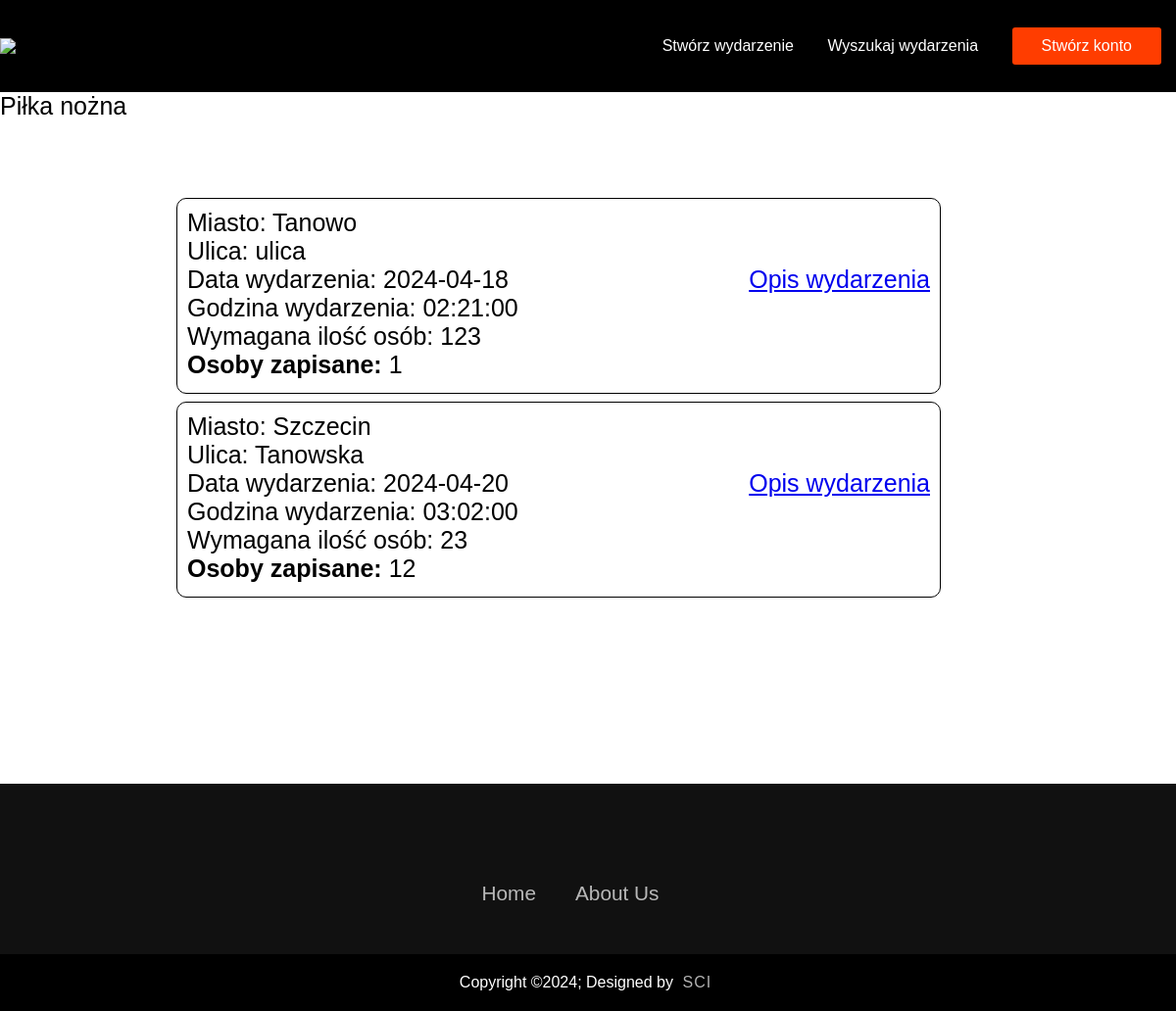
Page /wyszukiwanie.php on the earlier database version.
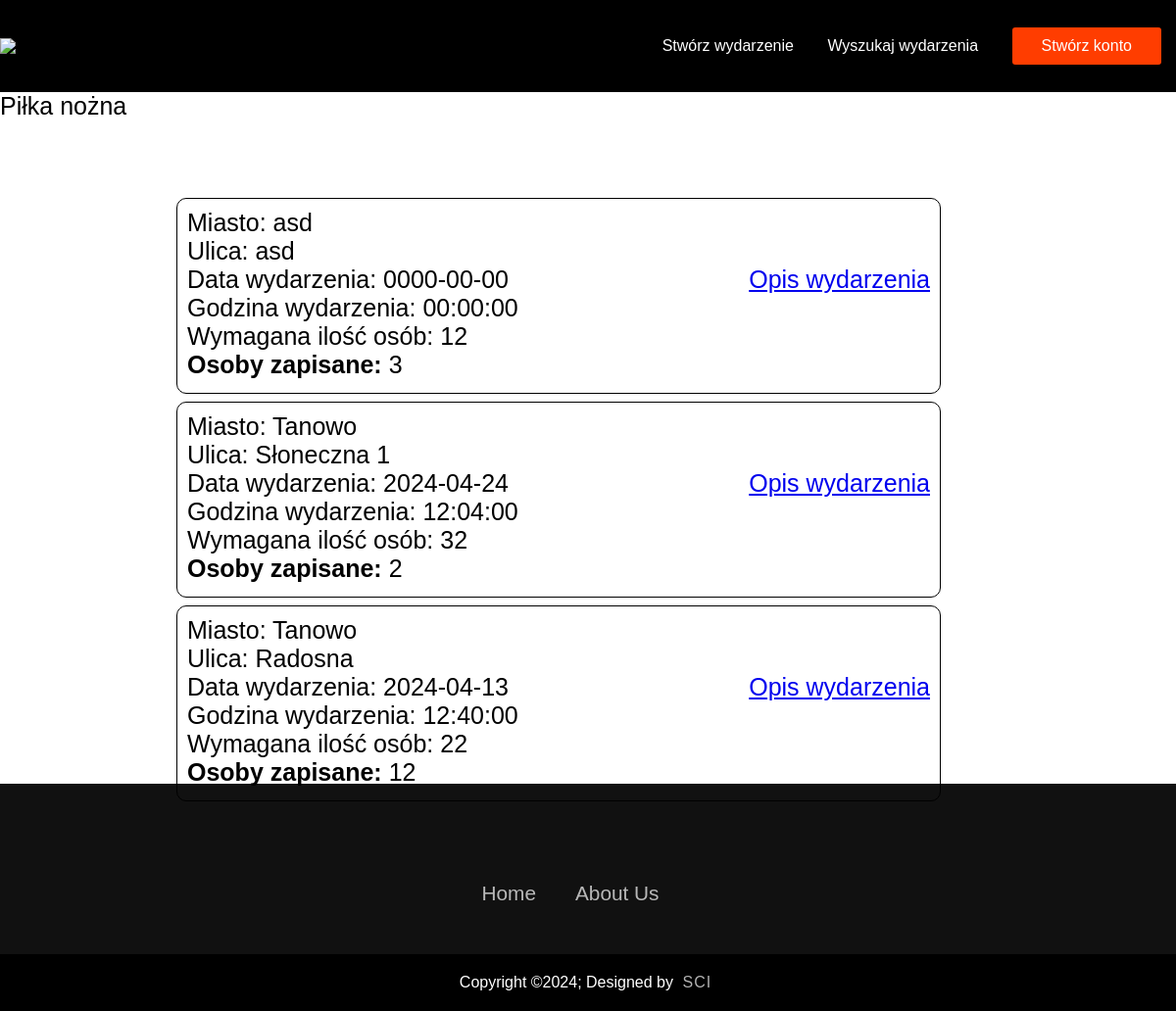
Same page on the later database version.
### tables this page shows
CREATE TABLE `wydarzenia` (
  `id` int(11) UNSIGNED NOT NULL,
  `miasto` text NOT NULL,
  `ulica` text NOT NULL,
  `data` date NOT NULL,
  `godzina` time NOT NULL,
  `osoby_zapisane` int(11) NOT NULL,
  `max_osoby` int(11) NOT NULL,
  `opis` text NOT NULL
);

### wyszukiwanie.php (the view, shortened to what this page needs)
<!DOCTYPE html>
<html lang="pl">
<head>
	<link rel="stylesheet" href="styl_pyknijmy.css">
</head>
<body>
<div class = "header">
  <nav>
   <img src="logo.png" class="logo">
    <ul class="nav-links">
		<li><a href="tworzenie.php">Stwórz wydarzenie</a></li>
		<li><a href="">Wyszukaj wydarzenia</a></li>
		<li class="btn">Stwórz konto</li>
	</ul>
  </nav>
  <?php
	 $host = 'localhost';
	 $username = 'root';
	 $password = '';
	 $database = 'pyknijmy';
	 $conn = mysqli_connect($host, $username, $password, $database);
	$wynik = mysqli_query($conn, "SELECT * from wydarzenia");
	 function funkcja($result) {
		 while ($row = mysqli_fetch_assoc($result)){
			 echo '<div class="klasa">';
			 echo '<div class="mmmm">' . 'Miasto: ', $row['miasto'], ' ';
			 echo '<div class="nnnn">' . 'Ulica: ', $row['ulica'], ' ';
			 echo '</div>';
			 echo '<a class="ogloszenie" href="ogloszenie.php?id=' . $row['id'] . '">';
			 echo 'Opis wydarzenia';
			 echo '</a>';
			 echo '<div class="wwww">' . 'Data wydarzenia: ', $row['data'], ' ';
			 echo '</div>';
			 echo '<div class="tttt">' . 'Godzina wydarzenia: ', $row['godzina'], ' ';
			 echo '</div>';
			 echo '<div class="rrrr">' . 'Wymagana ilość osób: ', $row['max_osoby'], ' ';
			 echo '</div>';
			 echo '<div class="eeee">' . '<b>Osoby zapisane: </b>', $row['osoby_zapisane'], ' ';
			 echo '</div>';
			 echo '</div>';
			 echo '</div>';
		 }
	 }
	?>
	<div class="conteiner">
	<div class="kategoria">Piłka nożna </div>
		<?php funkcja($wynik); ?>
  </div>
</div>
<footer>
		<div class = "footerContainer">
		 <div class = "footerNav">
		  <ul>
		    <li><a href = "index.html">Home</a></li>
			<li><a href= "https://linktr.ee/beatbuddy">About Us</a></li>
		  </ul>
		 </div>
		</div>
		<div class = "footerBottom">
		  <p>Copyright &copy;2024; Designed by <span class = "designer">SCI</span></p>
		 </div>
		</footer>
</body>
</html>

### styl_pyknijmy.css (style rules this page uses)
* { margin: 0; padding: 0; box-sizing: border-box; font-family: "poppins", sans-serif; }
.footerContainer { width: 97%; padding: 70px 30px 20px; }
footer { background-color: #111; bottom:0; width: 100vw; }
.footerNav { margin: 30px 0; }
.footerNav ul { display: flex; justify-content: center; list-style-type: none; }
.footerNav ul li a { color: white; margin: 20px; text-decoration: none; font-size: 1.3em; opacity: 0.7; transition: 0.5s; }
.footerBottom { background-color: #000; padding:20px; text-align: center; }
.footerBottom p { color: white; }
.designer { opacity: 0.7; text-transform: uppercase; letter-spacing: 1px; font-weight: 400; margin: 0px 5px; }
.header { min-height: 100vh; width: 100vw; position: relative; }
nav { display: flex; align-items: center; justify-content: space-between; background: #000000; }
.logo { width: 140px; }
.nav-links { padding: 28px 0; }
.nav-links li { display: inline-block; margin: 0 15px; }
.nav-links li a { text-decoration: none; color: #fff; padding: 5px 0; position: relative; }
.nav-links li a::after { content: ''; background: #ff3d00; width: 0; height: 2px; position: absolute; bottom: 0; left: 0; transition: width 0.5s; }
.btn { background: #ff3d00; color: #fff; padding: 10px 30px; border-radius: 3px; cursor: pointer; }
.conteiner { width: 100%; height: 100px; }
.kategoria { width: 100%; height: 100px; font-size: 25px; float:left; }
.mmmm { border: 1px solid black; float: left; padding: 10px; width: 65%; height: 200px; margin-top: 1vh; margin-left: 15vw; font-size: 25px; border-radius: 10px; }
.ogloszenie { float:right; }

Differences in the rows shown:
removed wydarzenia: miasto "Szczecin", ulica "Tanowska", data "2024-04-20", godzina "03:02:00", max_osoby "23", osoby_zapisane "12"
added wydarzenia: miasto "asd", ulica "asd", data "0000-00-00", godzina "00:00:00", max_osoby "12", osoby_zapisane "3"
changed wydarzenia: ulica "ulica" → "Słoneczna 1"; data "2024-04-18" → "2024-04-24"; godzina "02:21:00" → "12:04:00"; max_osoby "123" → "32"; osoby_zapisane "1" → "2"
added wydarzenia: miasto "Tanowo", ulica "Radosna", data "2024-04-13", godzina "12:40:00", max_osoby "22", osoby_zapisane "12"
